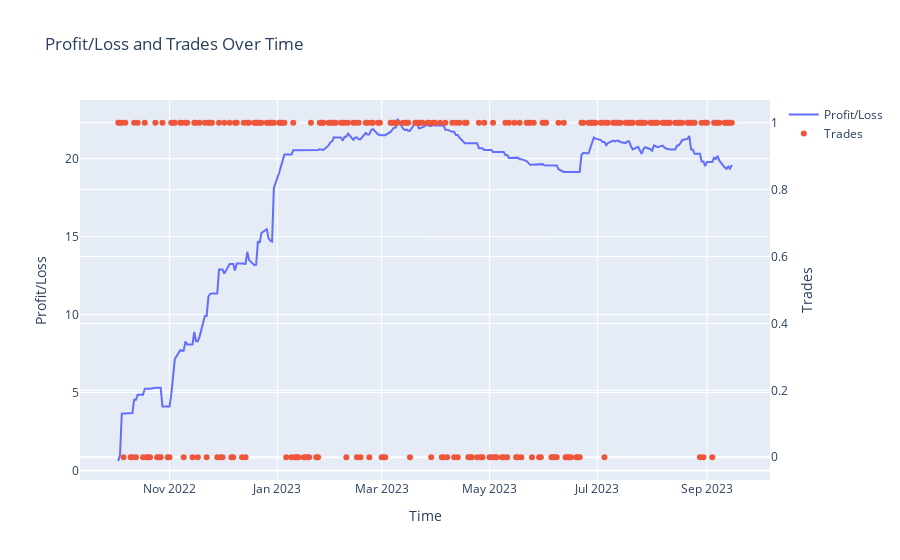

The notebook cell saved with this chart:
### Code cell
est_profit, best_rolling_window, best_lower_threshold, best_upper_threshold = octs.study(rolling_window_range=[5,60,5], 
                                                                                         lower_threshold_range=[0.2,2,0.2], 
                                                                                         upper_threshold_range=[2,4,0.5], 
                                                                                         criteria="profit", 
                                                                                         min_trades=10, 
                                                                                         verbose=True, 
                                                                                         plot=True)

### Figure 1 — Plotly figure (JSON) as saved in the notebook; plotly's stock layout.template omitted (floating-point values rounded to 4 significant figures; data arrays with more than 128 entries replaced by an {"elided": "..."} marker saying what was removed)
{"data": [{"mode": "lines", "name": "Profit/Loss", "type": "scatter", "x": {"elided": "500 str values"}, "y": {"elided": "250 float values"}}, {"mode": "markers", "name": "Trades", "type": "scatter", "x": {"elided": "500 str values"}, "y": {"elided": "250 int values"}, "yaxis": "y2"}], "layout": {"title": {"text": "Profit/Loss and Trades Over Time"}, "xaxis": {"title": {"text": "Time"}}, "yaxis": {"title": {"text": "Profit/Loss"}}, "yaxis2": {"overlaying": "y", "side": "right", "title": {"text": "Trades"}}}}
